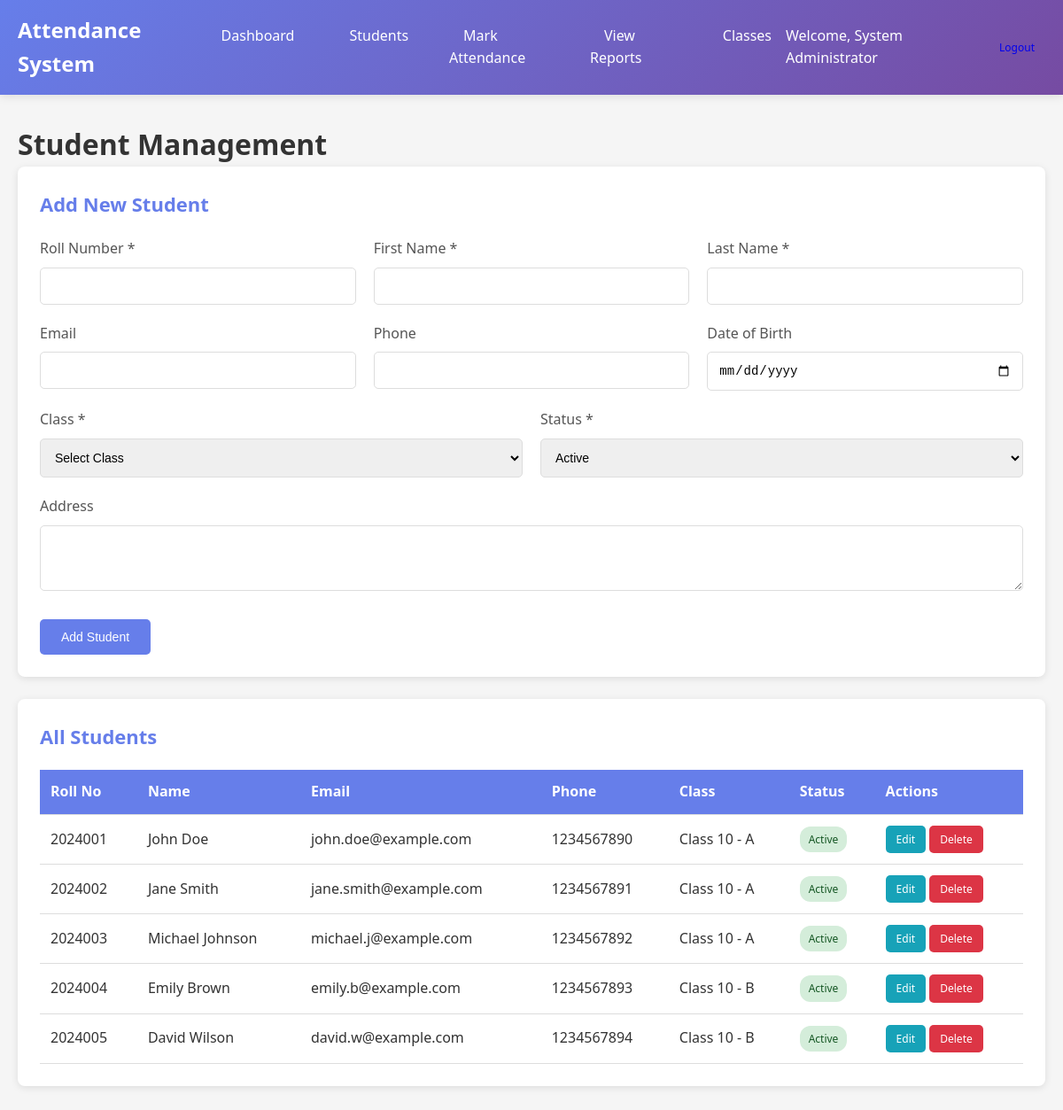
/students.php (signed in), run on the app's committed database.
### tables this page shows
CREATE TABLE IF NOT EXISTS students (
    id INT AUTO_INCREMENT PRIMARY KEY,
    roll_number VARCHAR(50) NOT NULL UNIQUE,
    first_name VARCHAR(50) NOT NULL,
    last_name VARCHAR(50) NOT NULL,
    email VARCHAR(100),
    phone VARCHAR(20),
    class_id INT,
    date_of_birth DATE,
    address TEXT,
    status ENUM('active', 'inactive') DEFAULT 'active',
    created_at TIMESTAMP DEFAULT CURRENT_TIMESTAMP,
    FOREIGN KEY (class_id) REFERENCES classes(id) ON DELETE SET NULL
);

CREATE TABLE IF NOT EXISTS classes (
    id INT AUTO_INCREMENT PRIMARY KEY,
    class_name VARCHAR(50) NOT NULL,
    section VARCHAR(10),
    description TEXT,
    created_at TIMESTAMP DEFAULT CURRENT_TIMESTAMP
);

### students.php (the view, shortened to what this page needs)
<?php
require_once 'config.php';
$edit_student = null;
?>
<!DOCTYPE html>
<html lang="en">
<head>
    <link rel="stylesheet" href="css/style.css">
</head>
<body>
    <?php include 'includes/header.php'; ?>
    <div class="container">
        <h1>Student Management</h1>
        <div class="card">
            <h2><?php echo $edit_student ? 'Edit Student' : 'Add New Student'; ?></h2>
            <form method="POST" action="">
                <div class="form-row">
                    <div class="form-group">
                        <label for="roll_number">Roll Number *</label>
                        <input type="text" id="roll_number" name="roll_number"
                               value="<?php echo $edit_student['roll_number'] ?? ''; ?>" required>
                    </div>
                    <div class="form-group">
                        <label for="first_name">First Name *</label>
                        <input type="text" id="first_name" name="first_name"
                               value="<?php echo $edit_student['first_name'] ?? ''; ?>" required>
                    </div>
                    <div class="form-group">
                        <label for="last_name">Last Name *</label>
                        <input type="text" id="last_name" name="last_name"
                               value="<?php echo $edit_student['last_name'] ?? ''; ?>" required>
                    </div>
                </div>
                <div class="form-row">
                    <div class="form-group">
                        <label for="email">Email</label>
                        <input type="email" id="email" name="email"
                               value="<?php echo $edit_student['email'] ?? ''; ?>">
                    </div>
                    <div class="form-group">
                        <label for="phone">Phone</label>
                        <input type="text" id="phone" name="phone"
                               value="<?php echo $edit_student['phone'] ?? ''; ?>">
                    </div>
                    <div class="form-group">
                        <label for="date_of_birth">Date of Birth</label>
                        <input type="date" id="date_of_birth" name="date_of_birth"
                               value="<?php echo $edit_student['date_of_birth'] ?? ''; ?>">
                    </div>
                </div>
                <div class="form-row">
                    <div class="form-group">
                        <label for="class_id">Class *</label>
                        <select id="class_id" name="class_id" required>
                            <option value="">Select Class</option>
                        </select>
                    </div>
                    <div class="form-group">
                        <label for="status">Status *</label>
                        <select id="status" name="status" required>
                            <option value="active" <?php echo ($edit_student && $edit_student['status'] == 'active') ? 'selected' : ''; ?>>Active</option>
                        </select>
                    </div>
                </div>
                <div class="form-group">
                    <label for="address">Address</label>
                    <textarea id="address" name="address" rows="3"><?php echo $edit_student['address'] ?? ''; ?></textarea>
                </div>
                <div class="form-actions">
                    <button type="submit" class="btn btn-primary">
                        <?php echo $edit_student ? 'Update Student' : 'Add Student'; ?>
                    </button>
                </div>
            </form>
        </div>
        <div class="card">
            <h2>All Students</h2>
            <div class="table-container">
                <table>
                    <thead>
                        <tr>
                            <th>Roll No</th>
                            <th>Name</th>
                            <th>Email</th>
                            <th>Phone</th>
                            <th>Class</th>
                            <th>Status</th>
                            <th>Actions</th>
                        </tr>
                    </thead>
                    <tbody>
                        <?php
                        $query = "SELECT s.*, c.class_name, c.section
                                  FROM students s
                                  LEFT JOIN classes c ON s.class_id = c.id
                                  ORDER BY s.roll_number";
                        $result = mysqli_query($conn, $query);
                        if (mysqli_num_rows($result) > 0):
                            while ($row = mysqli_fetch_assoc($result)):
                        ?>
                            <tr>
                                <td><?php echo $row['roll_number']; ?></td>
                                <td><?php echo $row['first_name'] . ' ' . $row['last_name']; ?></td>
                                <td><?php echo $row['email']; ?></td>
                                <td><?php echo $row['phone']; ?></td>
                                <td><?php echo $row['class_name'] . ' - ' . $row['section']; ?></td>
                                <td>
                                    <span class="badge <?php echo $row['status'] == 'active' ? 'badge-success' : 'badge-danger'; ?>">
                                        <?php echo ucfirst($row['status']); ?>
                                    </span>
                                </td>
                                <td>
                                    <a href="?edit=<?php echo $row['id']; ?>" class="btn btn-small btn-info">Edit</a>
                                    <a href="?delete=<?php echo $row['id']; ?>"
                                       class="btn btn-small btn-danger"
                                       onclick="return confirm('Are you sure you want to delete this student?')">Delete</a>
                                </td>
                            </tr>
                        <?php
                            endwhile;
                        else:
                        ?>
                            <tr>
                                <td colspan="7" style="text-align: center;">No students found</td>
                            </tr>
                        <?php endif; ?>
                    </tbody>
                </table>
            </div>
        </div>
    </div>
</body>
</html>

### includes/header.php
<nav class="navbar">
    <div class="nav-container">
        <div class="nav-brand">
            <a href="index.php">Attendance System</a>
        </div>
        <ul class="nav-menu">
            <li><a href="index.php">Dashboard</a></li>
            <li><a href="students.php">Students</a></li>
            <li><a href="mark_attendance.php">Mark Attendance</a></li>
            <li><a href="view_attendance.php">View Reports</a></li>
            <li><a href="classes.php">Classes</a></li>
        </ul>
        <div class="nav-user">
            <span>Welcome, <?php echo $_SESSION['full_name']; ?></span>
            <a href="logout.php" class="btn btn-small">Logout</a>
        </div>
    </div>
</nav>

### css/style.css (style rules this page uses)
* { margin: 0; padding: 0; box-sizing: border-box; }
body { font-family: 'Segoe UI', Tahoma, Geneva, Verdana, sans-serif; background: #f5f5f5; color: #333; line-height: 1.6; }
.navbar { background: linear-gradient(135deg, #667eea 0%, #764ba2 100%); color: white; box-shadow: 0 2px 10px rgba(0, 0, 0, 0.1); }
.nav-container { max-width: 1200px; margin: 0 auto; display: flex; justify-content: space-between; align-items: center; padding: 15px 20px; }
.nav-brand a { color: white; text-decoration: none; font-size: 24px; font-weight: bold; }
.nav-menu { display: flex; list-style: none; gap: 30px; }
.nav-menu a { color: white; text-decoration: none; padding: 8px 16px; border-radius: 5px; transition: background 0.3s; }
.nav-user { display: flex; align-items: center; gap: 15px; }
.nav-user span { color: white; }
.container { max-width: 1200px; margin: 30px auto; padding: 0 20px; }
.card { background: white; border-radius: 8px; padding: 25px; margin-bottom: 25px; box-shadow: 0 2px 8px rgba(0, 0, 0, 0.1); }
.card h2 { color: #667eea; margin-bottom: 20px; font-size: 22px; }
.form-group { margin-bottom: 20px; }
.form-group label { display: block; margin-bottom: 8px; font-weight: 500; color: #555; }
.form-group input, .form-group select, .form-group textarea { width: 100%; padding: 12px; border: 1px solid #ddd; border-radius: 5px; font-size: 14px; transition: border-color 0.3s; }
.form-row { display: grid; grid-template-columns: repeat(auto-fit, minmax(200px, 1fr)); gap: 20px; }
.form-actions { margin-top: 25px; display: flex; gap: 10px; }
.btn { padding: 12px 24px; border: none; border-radius: 5px; font-size: 14px; font-weight: 500; cursor: pointer; text-decoration: none; display: inline-block; transition: all 0.3s; }
.btn-primary { background: #667eea; color: white; }
.btn-danger { background: #dc3545; color: white; }
.btn-info { background: #17a2b8; color: white; }
.btn-small { padding: 6px 12px; font-size: 12px; }
.table-container { overflow-x: auto; }
table { width: 100%; border-collapse: collapse; background: white; }
table thead { background: #667eea; color: white; }
table th, table td { padding: 12px; text-align: left; border-bottom: 1px solid #ddd; }
table th { font-weight: 600; }
.badge { display: inline-block; padding: 5px 10px; border-radius: 12px; font-size: 12px; font-weight: 500; }
.badge-success { background: #d4edda; color: #155724; }

### data on the page
students: roll_number "2024001", first_name "John", last_name "Doe", email "john.doe@example.com", phone "1234567890", class.class_name "Class 10", class.section "A", status "Active"
students: roll_number "2024002", first_name "Jane", last_name "Smith", email "jane.smith@example.com", phone "1234567891", class.class_name "Class 10", class.section "A", status "Active"
students: roll_number "2024003", first_name "Michael", last_name "Johnson", email "michael.j@example.com", phone "1234567892", class.class_name "Class 10", class.section "A", status "Active"
students: roll_number "2024004", first_name "Emily", last_name "Brown", email "emily.b@example.com", phone "1234567893", class.class_name "Class 10", class.section "B", status "Active"
students: roll_number "2024005", first_name "David", last_name "Wilson", email "david.w@example.com", phone "1234567894", class.class_name "Class 10", class.section "B", status "Active"

### other printed values
$_SESSION['full_name'] "System Administrator"
